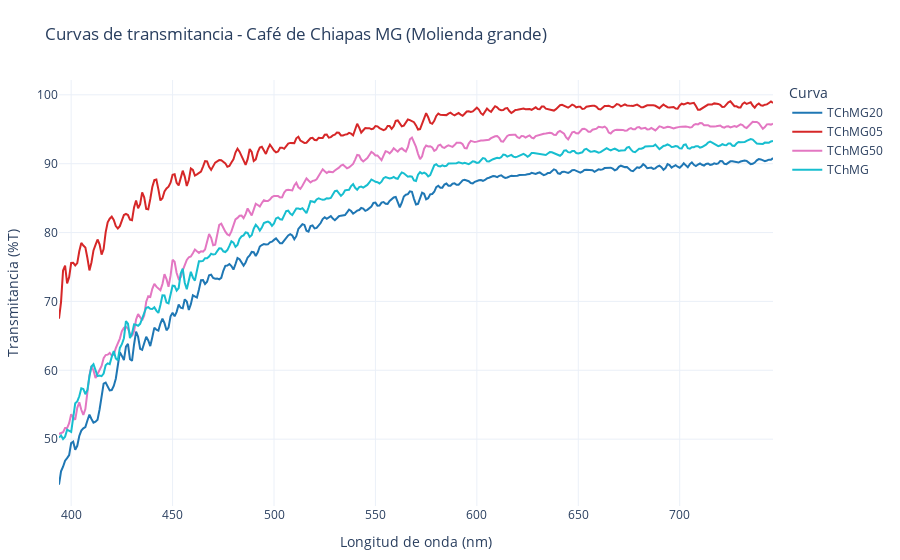

Notebook cell for this chart:
### Code cell
import pandas as pd
import numpy as np
import plotly.graph_objects as go
from datetime import datetime
import matplotlib.pyplot as plt
import matplotlib.colors as mcolors

# === Cargar archivo de transmitancia ===
ruta = "TChMG_matrix.csv"
df = pd.read_csv(ruta)

# === Columnas
col_nm = [c for c in df.columns if 'nm' in c.lower()][0]
col_transmitancia = [c for c in df.columns if c != col_nm]

# === Regiones espectrales
regiones = {
    '100–200 nm': (100, 200),
    '200–300 nm': (200, 300),
    '300–400 nm': (300, 400),
    '400–500 nm': (400, 500),
    '500–600 nm': (500, 600),
    '600–700 nm': (600, 700),
    '700–800 nm': (700, 800)
}

# === Colores
colormap_base = plt.get_cmap('tab10')
colormap = colormap_base(np.linspace(0, 1, len(col_transmitancia)))
colores_hex = [mcolors.to_hex(c) for c in colormap]

# === Figura
fig = go.Figure()
fig.update_layout(
    title="Curvas de transmitancia - Café de Chiapas MG (Molienda grande)",
    xaxis_title="Longitud de onda (nm)",
    yaxis_title="Transmitancia (%T)",
    legend_title="Curva",
    template="plotly_white",
    margin=dict(l=40, r=40, t=80, b=40),
)

# === Métricas
metricas = []
for i, col in enumerate(col_transmitancia):
    datos = df[[col_nm, col]].dropna().rename(columns={col_nm: 'nm', col: 'transmitancia'})
    datos['transmitancia'] = pd.to_numeric(datos['transmitancia'], errors='coerce')
    datos = datos.dropna()
    if datos.empty:
        continue

    fig.add_trace(go.Scatter(
        x=datos['nm'],
        y=datos['transmitancia'],
        mode='lines',
        name=col,
        line=dict(color=colores_hex[i])
    ))

    max_val = datos['transmitancia'].max()
    min_val = datos['transmitancia'].min()
    avg = datos['transmitancia'].mean()
    std = datos['transmitancia'].std()
    auc = np.trapezoid(datos['transmitancia'], datos['nm'])
    lambda_max = datos['nm'][datos['transmitancia'].idxmax()]
    lambda_min = datos['nm'][datos['transmitancia'].idxmin()]

    proms_reg = {}
    for region, (a, b) in regiones.items():
        reg_vals = datos.loc[(datos['nm'] >= a) & (datos['nm'] <= b), 'transmitancia']
        proms_reg[region] = f"{reg_vals.mean():.2f}" if not reg_vals.empty else "—"

    metricas.append({
        'Color de curva': colores_hex[i],
        'Curva': col,
        'Máx (%T)': round(max_val, 2),
        'Mín (%T)': round(min_val, 2),
        'Promedio (%)': round(avg, 2),
        'Desv. Std': round(std, 2),
        'AUC': round(auc, 2),
        'λ máx (nm)': round(lambda_max, 2),
        'λ mín (nm)': round(lambda_min, 2),
        **proms_reg
    })

# === Tabla HTML
df_metricas = pd.DataFrame(metricas)
tabla_html = "<table class='styled-table'><thead><tr>"
for col in df_metricas.columns:
    tabla_html += f"<th>{col}</th>"
tabla_html += "</tr></thead><tbody>"
for _, row in df_metricas.iterrows():
    tabla_html += "<tr>"
    for col in df_metricas.columns:
        if col == "Color de curva":
            tabla_html += f"<td style='background-color:{row[col]};'></td>"
        else:
            tabla_html += f"<td>{row[col]}</td>"
    tabla_html += "</tr>"
tabla_html += "</tbody></table>"

# === HTML Final
fecha = datetime.now().strftime('%d-%m-%Y %H:%M:%S')
grafica_html = fig.to_html(full_html=False, include_plotlyjs='cdn')

html_final = f"""
<!DOCTYPE html>
<html lang="es">
<head>
  <meta charset="UTF-8">
  <title>Reporte de Transmitancia UV-Vis</title>
  <meta name="viewport" content="width=device-width, initial-scale=1.0">
  <style>
    body {{
      font-family: 'Segoe UI', Tahoma, sans-serif;
      margin: 40px;
      background-color: #fdfdfd;
      color: #222;
    }}
    h1 {{
      color: #111;
    }}
    h2 {{
      margin-top: 40px;
    }}
    .info {{
      margin-bottom: 20px;
    }}
    .lab {{
      margin-top: 40px;
      font-size: 0.95em;
      background-color: #f0f8ff;
      padding: 15px;
      border-left: 6px solid #009879;
    }}
    .styled-table {{
      border-collapse: collapse;
      margin-top: 20px;
      font-size: 1em;
      width: 100%;
      box-shadow: 0 0 10px rgba(0, 0, 0, 0.05);
    }}
    .styled-table thead tr {{
      background-color: #009879;
      color: #ffffff;
      text-align: left;
    }}
    .styled-table th, .styled-table td {{
      padding: 12px 15px;
      border: 1px solid #ddd;
      text-align: center;
    }}
    .styled-table tbody tr:nth-child(even) {{
      background-color: #f3f3f3;
    }}
    .plotly-graph-div {{
      width: 100% !important;
      height: auto !important;
    }}
  </style>
</head>
<body>

  <h1>Curvas de transmitancia - Café de Chiapas MG (Molienda grande)</h1> 

  <div class="info">
    <p><strong>Fecha:</strong> {fecha}</p>
  </div>

  {grafica_html}

  <h2>Métricas espectrales por curva</h2>
  {tabla_html}

  <div>
    <p>Las curvas de transmitancia permiten identificar la transparencia relativa de la muestra a lo largo del espectro. Una menor transmitancia puede sugerir absorción fuerte en ciertas regiones, lo cual es útil para análisis de compuestos activos presentes en el café.</p>
  </div>

  <div class="lab">
    <strong>Nombre del proyecto: CafeLab</strong><br><br>
    <strong>Colaboradores:</strong><br>
    Martín Rodolfo Palomino Merino – Profesor investigador, jefe responsable del laboratorio de caracterización de materiales (FCFM-BUAP).<br>
    Lizeth Jazmín Orozco García – Colaborador principal.<br>
    Julio Alfredo Ballinas García – Colaborador del proyecto.
  </div>

</body>
</html>
"""

# === Guardar archivo
with open("Comparativa_muestras_transmitancia.html", "w", encoding="utf-8") as f:
    f.write(html_final)

print("✅ HTML generado: Comparativa_muestras_transmitancia.html")
print("Rango de longitudes de onda:", df['nm'].min(), "a", df['nm'].max())
fig.show()

### Figure 1 — Plotly figure (JSON) as saved in the notebook; plotly's stock layout.template omitted (floating-point values rounded to 4 significant figures; data arrays with more than 128 entries replaced by an {"elided": "..."} marker saying what was removed)
{"data": [{"line": {"color": "#1f77b4"}, "mode": "lines", "name": "TChMG20", "type": "scatter", "x": {"elided": "353 float values"}, "y": {"elided": "353 float values"}}, {"line": {"color": "#d62728"}, "mode": "lines", "name": "TChMG05", "type": "scatter", "x": {"elided": "353 float values"}, "y": {"elided": "353 float values"}}, {"line": {"color": "#e377c2"}, "mode": "lines", "name": "TChMG50", "type": "scatter", "x": {"elided": "353 float values"}, "y": {"elided": "353 float values"}}, {"line": {"color": "#17becf"}, "mode": "lines", "name": "TChMG", "type": "scatter", "x": {"elided": "353 float values"}, "y": {"elided": "353 float values"}}], "layout": {"legend": {"title": {"text": "Curva"}}, "margin": {"b": 40, "l": 40, "r": 40, "t": 80}, "title": {"text": "Curvas de transmitancia - Café de Chiapas MG (Molienda grande)"}, "xaxis": {"title": {"text": "Longitud de onda (nm)"}}, "yaxis": {"title": {"text": "Transmitancia (%T)"}}}}
